Frame 1 (no input): blank canvas, image omitted
Frame 60 (the mouse pressed at the canvas centre just before this capture): blank canvas, image omitted
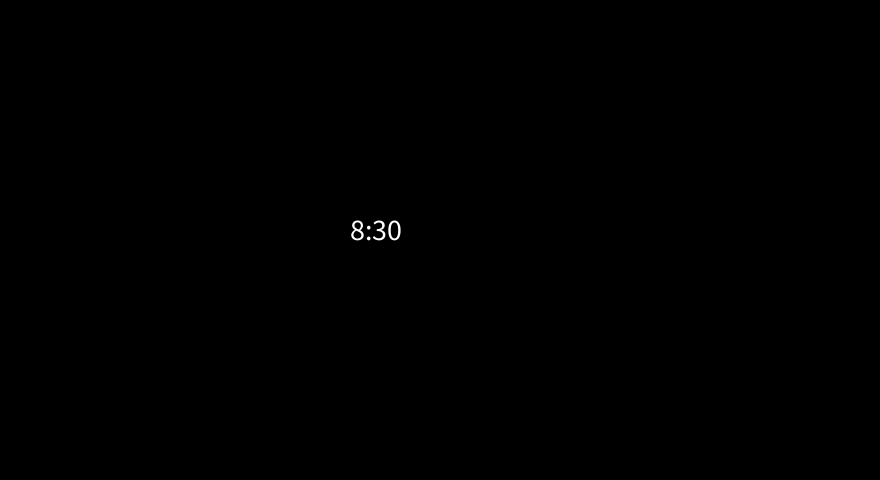
Frame 120 (the mouse held since frame 60 and released just before this capture)

The Processing sketch whose frames 1 and 60 were blank and that drew this single picture after the mouse press (run headless with seeded random() and noise(); from frame 60 on, the mouse is pressed at the canvas centre):

// Processing sketch: append_poem
// ── append_poem.pde
String[] poemText = new String[0]; // An array of Strings to hold your poem's text
String[] sourceText = {"8:30","Go to School","Skip Breakfast","God, I forgot to bring my ID.",
"Did I leave the door open","NONONONONO","But I saw my roommates still having breakfast.",
"I'm hungry.","When is this class finished.","What should I eat for lunch","Salad, Muffin, on the hill, chipotle, no Merryhoff",
"I sholdn't miss Genernal Tso's Chicken.", "OK, you needto loss weigh.","Let's have some healthy food.","NONONONONONONONONO",
"ZZZZZZZZZZ"};
float text_size = 30; // Size of font
float maxPoemLength = 1;

// used to incrament the feed of text
int current;

void setup() {
	size(880, 480);
	textSize(text_size);
}

void draw() {
	background(0);

  //Draw all sentences in the poemText array
	for (int i = 0; i < poemText.length; i++) {
		text(poemText[i], 350, height/2);
	}
}

void mousePressed(){
  if(poemText.length == maxPoemLength){
    poemText = new String[0];
  }
  
  //append only used with arrays - it's telling poemTexts value to transfer to sourceText's current value calling that index number line of text
	poemText = append(poemText, sourceText[current]);

//choose a sentence
  if(current == 15){
    current = 0;
  }
  else{
    current++;
  }
}
